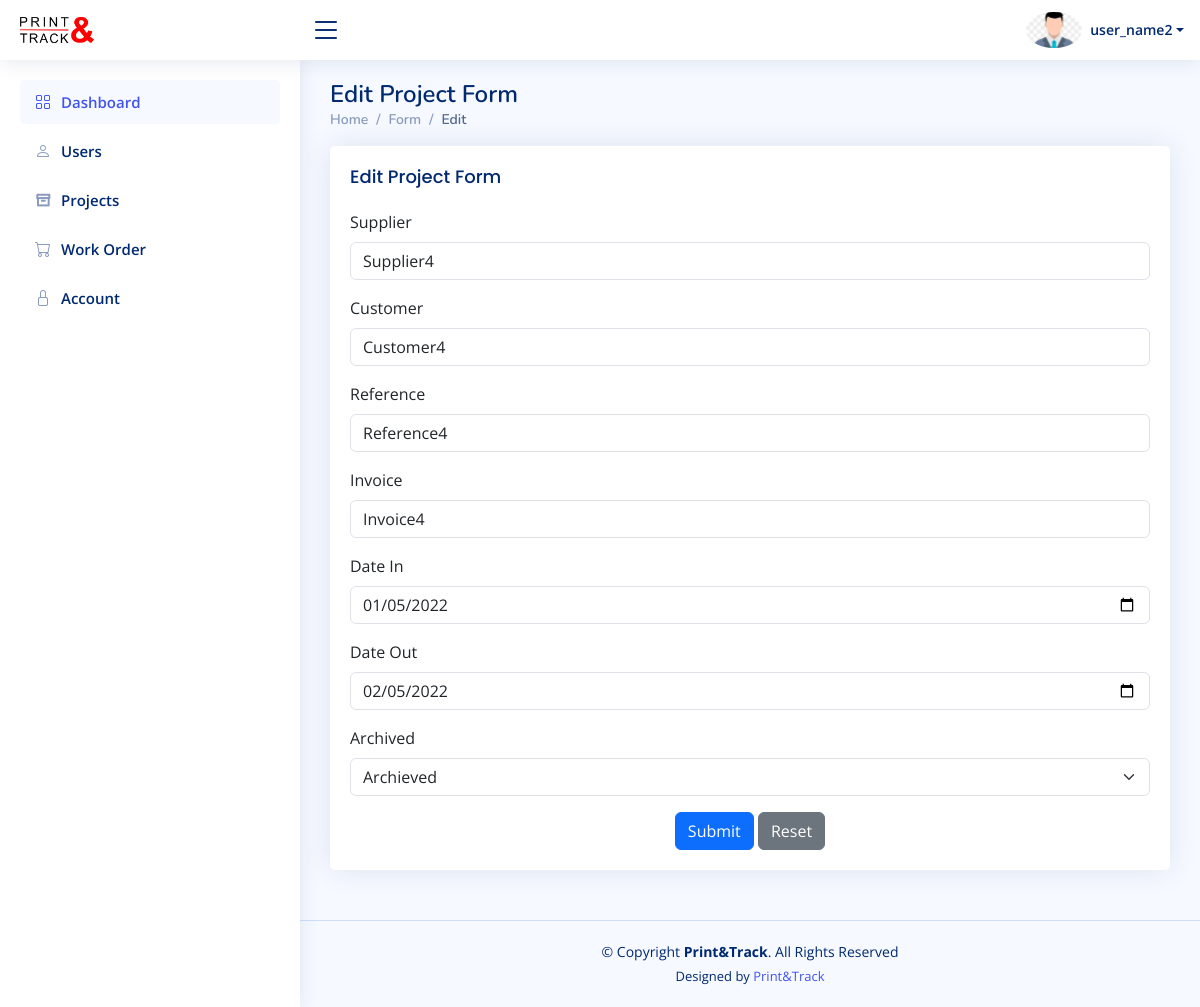
/admin/projectedit.php?id=208 (signed in), run on the app's committed database.
### tables this page shows
CREATE TABLE `projects` (
  `project_id` int(11) NOT NULL,
  `user_id` int(11) NOT NULL,
  `supplier` varchar(255) DEFAULT NULL,
  `customer` varchar(255) DEFAULT NULL,
  `reference` varchar(255) DEFAULT NULL,
  `invoice` varchar(255) DEFAULT NULL,
  `date_in` date DEFAULT NULL,
  `date_out` date DEFAULT NULL,
  `archived` tinyint(1) DEFAULT 0
);

### admin/projectedit.php (the view, shortened to what this page needs)
<!DOCTYPE html>
<html lang="en">
<head>
  <link href="../assets/vendor/bootstrap/css/bootstrap.min.css" rel="stylesheet">
  <link href="../assets/vendor/bootstrap-icons/bootstrap-icons.css" rel="stylesheet">
  <link href="../assets/vendor/boxicons/css/boxicons.min.css" rel="stylesheet">
  <link href="../assets/vendor/quill/quill.snow.css" rel="stylesheet">
  <link href="../assets/vendor/quill/quill.bubble.css" rel="stylesheet">
  <link href="../assets/vendor/remixicon/remixicon.css" rel="stylesheet">
  <link href="../assets/vendor/simple-datatables/style.css" rel="stylesheet">
  <link href="../assets/css/style.css" rel="stylesheet">
</head>
<body>
  <?php include('header.php') ?>
  <?php include('sidebar.php') ?>
  <main id="main" class="main">
    <div class="pagetitle">
      <h1>Edit Project Form</h1>
      <nav>
        <ol class="breadcrumb">
          <li class="breadcrumb-item"><a href="dashboard.php">Home</a></li>
          <li class="breadcrumb-item">Form</li>
          <li class="breadcrumb-item active">Edit</li>
        </ol>
      </nav>
    </div>
    <section class="section">
      <div class="row">
        <div class="col-lg-12">
          <div class="card">
            <div class="card-body">
              <h5 class="card-title">Edit Project Form</h5>
              <?php
                if ($_SERVER["REQUEST_METHOD"] == "GET" && isset($_GET["id"])) {
                    include '../includes/db.php';
                    $id = $_GET["id"];
                    $sql = "SELECT * FROM projects WHERE project_id=$id";
                    $result = $conn->query($sql);
                    $row = $result->fetch_assoc();
                }
              ?>
              <form class="row g-3" action="actions/project_edit_action.php" method="POST">
                <div class="col-12">
                  <label for="inputNanme4" class="form-label">Supplier</label>
                  <input type="text" class="form-control" name="supplier" value="<?php echo isset($row) ? $row['supplier'] : ''; ?>">
                </div>
                <div class="col-12">
                  <label for="inputEmail4" class="form-label">Customer</label>
                  <input type="text" class="form-control" name="customer" value="<?php echo isset($row) ? $row['customer'] : ''; ?>">
                </div>
                <div class="col-12">
                  <label for="inputPassword4" class="form-label">Reference</label>
                  <input type="text" class="form-control" name="reference" value="<?php echo isset($row) ? $row['reference'] : ''; ?>">
                </div>
                <div class="col-12">
                  <label for="inputPassword4" class="form-label">Invoice</label>
                  <input type="text" class="form-control" name="invoice" value="<?php echo isset($row) ? $row['invoice'] : ''; ?>">
                </div>
                <div class="col-12">
                  <label for="inputPassword4" class="form-label">Date In</label>
                  <input type="date" class="form-control" name="dateIn" value="<?php echo isset($row) ? $row['date_in'] : ''; ?>">
                </div>
                <div class="col-12">
                  <label for="inputPassword4" class="form-label">Date Out</label>
                  <input type="date" class="form-control" name="dateOut" value="<?php echo isset($row) ? $row['date_out'] : ''; ?>">
                </div>
                <div class="col-12">
                  <label for="inputAddress" class="form-label">Archived</label>
                  <select class="form-select" name="archived" aria-label="Floating label select example">
                        <option value="0" <?php if (isset($row) && $row['archived'] == 0) { echo 'selected'; } ?>>Archieved</option>
                      </select>
                </div>
                <div class="text-center">
                  <button type="submit" class="btn btn-primary" name="update">Submit</button>
                  <button type="reset" class="btn btn-secondary">Reset</button>
                </div>
              </form>
            </div>
          </div>
        </div>
      </div>
    </section>
  </main>
  <?php include('footer.php') ?>
</body>
</html>

### assets/css/style.css (style rules this page uses)
:root { scroll-behavior: smooth; }
body { font-family: "Open Sans", sans-serif; background: #f6f9ff; color: #444444; }
a { color: #4154f1; text-decoration: none; }
h1, h2, h3, h4, h5, h6 { font-family: "Nunito", sans-serif; }
#main { margin-top: 60px; padding: 20px 30px; transition: all 0.3s; }
.pagetitle { margin-bottom: 10px; }
.pagetitle h1 { font-size: 24px; margin-bottom: 0; font-weight: 600; color: #012970; }
.card { margin-bottom: 30px; border: none; border-radius: 5px; box-shadow: 0px 0 30px rgba(1, 41, 112, 0.1); }
.card-title { padding: 20px 0 15px 0; font-size: 18px; font-weight: 500; color: #012970; font-family: "Poppins", sans-serif; }
.card-body { padding: 0 20px 20px 20px; }
.breadcrumb { font-size: 14px; font-family: "Nunito", sans-serif; color: #899bbd; font-weight: 600; }
.breadcrumb a { color: #899bbd; transition: 0.3s; }
.breadcrumb .breadcrumb-item::before { color: #899bbd; }
.breadcrumb .active { color: #51678f; font-weight: 600; }
@media (min-width: 1200px) { #main, #footer { margin-left: 300px; } }

### data on the page
projects: supplier "Supplier4", customer "Customer4", reference "Reference4", invoice "Invoice4", dateIn "01/05/2022", dateOut "02/05/2022", archived "Archieved"

### other printed values
$_SESSION['username'] "user_name2"
